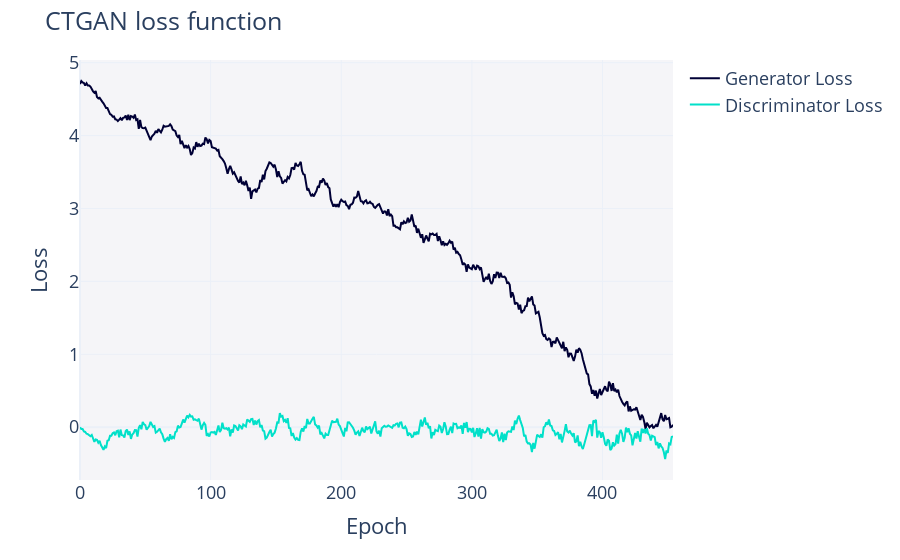

Notebook code cell kept with this figure:
### Code cell
#Plot the loss values
import plotly.io as pio
fig = ganSynthesizer.get_loss_values_plot()
fig.show()

### Figure 1 — Plotly figure (JSON) as saved in the notebook; plotly's stock layout.template omitted (floating-point values rounded to 4 significant figures; data arrays with more than 128 entries replaced by an {"elided": "..."} marker saying what was removed)
{"data": [{"hovertemplate": "variable=Generator Loss<br>Epoch=%{x}<br>value=%{y}<extra></extra>", "legendgroup": "Generator Loss", "line": {"color": "#000036", "dash": "solid"}, "marker": {"symbol": "circle"}, "mode": "lines", "name": "Generator Loss", "orientation": "v", "showlegend": true, "type": "scatter", "x": {"elided": "455 int values"}, "xaxis": "x", "y": {"elided": "455 float values"}, "yaxis": "y"}, {"hovertemplate": "variable=Discriminator Loss<br>Epoch=%{x}<br>value=%{y}<extra></extra>", "legendgroup": "Discriminator Loss", "line": {"color": "#01E0C9", "dash": "solid"}, "marker": {"symbol": "circle"}, "mode": "lines", "name": "Discriminator Loss", "orientation": "v", "showlegend": true, "type": "scatter", "x": {"elided": "455 int values"}, "xaxis": "x", "y": {"elided": "455 float values"}, "yaxis": "y"}], "layout": {"font": {"size": 18}, "legend": {"orientation": "v", "title": {"text": ""}, "tracegroupgap": 0}, "margin": {"t": 60}, "plot_bgcolor": "#F5F5F8", "title": {"text": "CTGAN loss function"}, "xaxis": {"anchor": "y", "domain": [0, 1], "title": {"text": "Epoch"}}, "yaxis": {"anchor": "x", "domain": [0, 1], "title": {"text": "Loss"}}}}
